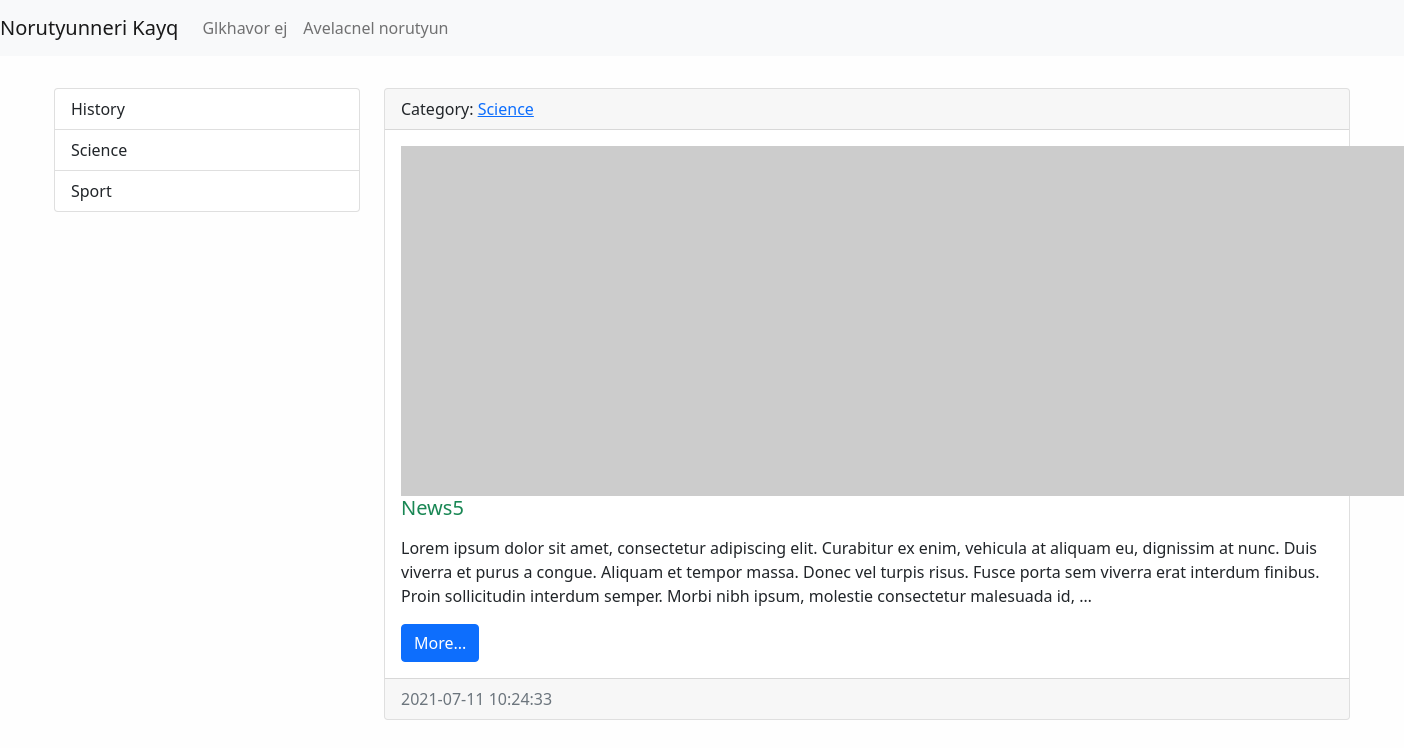
The page /category/2/ on the database as committed earlier.
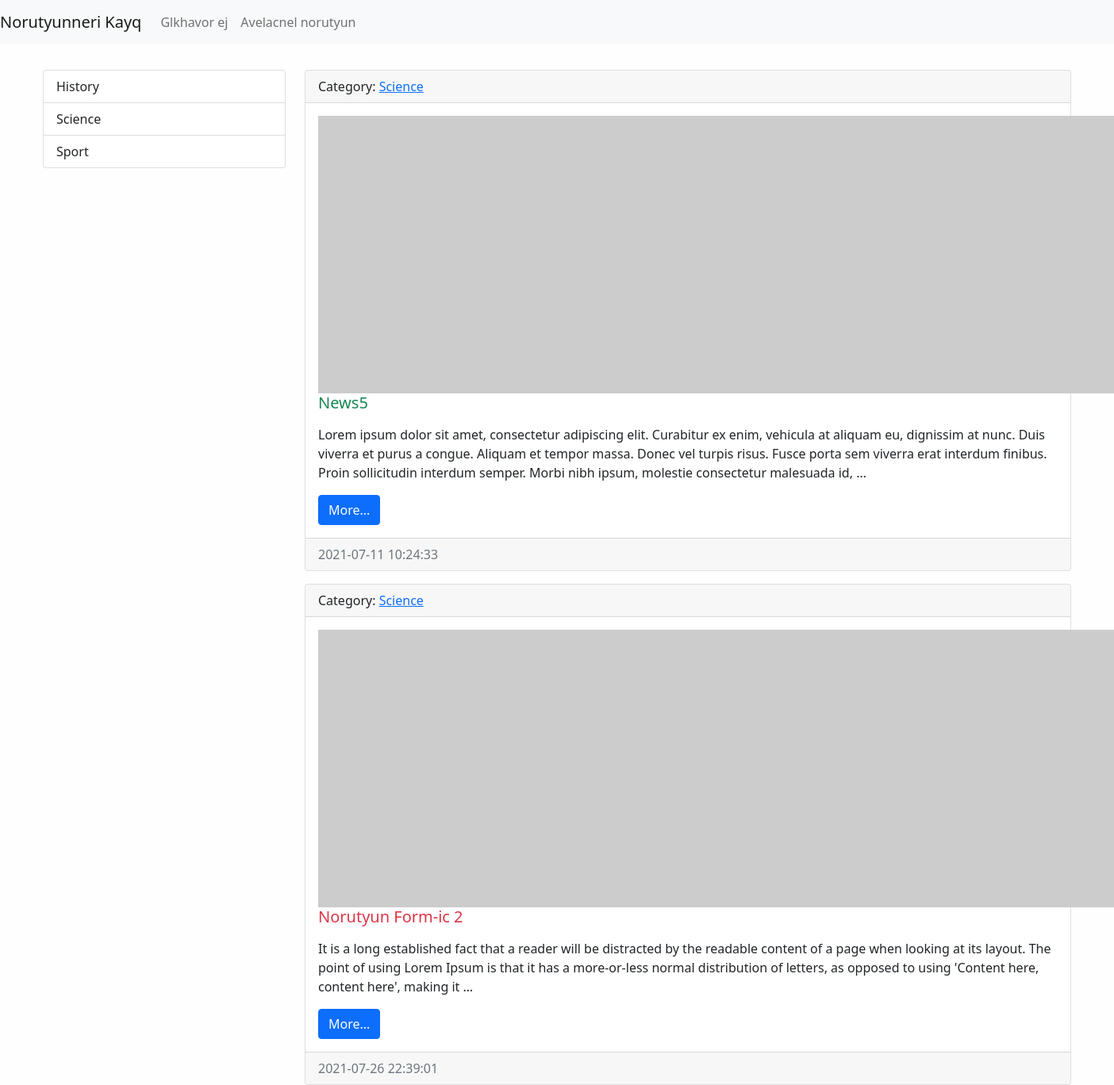
The same page on the database as committed later.
### news/models.py (models this page shows, shortened)
class Category(models.Model):
    title = models.CharField(max_length=150, db_index=True, verbose_name='CATEGORYI ANUN')
    def get_absolute_url(self):
        return reverse('category', kwargs={"category_id": self.pk})
    def __str__(self):
        return self.title
    class Meta:
        verbose_name = "Category"
        verbose_name_plural = "Categoryner"
        ordering = ['title']

class News(models.Model):
    title = models.CharField(max_length=150, verbose_name="ANUN")
    content = models.TextField(blank=True)
    created_at = models.DateTimeField(auto_now_add=True, verbose_name='STEGHTSVEL E')
    updated_at = models.DateTimeField(auto_now=True, verbose_name='POPOKHVEL E')
    photo = models.ImageField(upload_to='photos/%Y/%m/%d/', blank=True)
    is_published = models.BooleanField(default=True, verbose_name='HRATARAKVEL E')
    category = models.ForeignKey('Category', on_delete=models.PROTECT)
    def get_absolute_url(self):
        return reverse('view_news', kwargs={"news_id": self.pk})
    class Meta:
        verbose_name = "Norutyun"  # entavernagira tsarayum(or` add news-y darav add Norutyun...)
        verbose_name_plural = "Norutyunner"  # sa el hognakii depqum(inchin -s er avelacnum` sa kdarna)
        ordering = ['-created_at']  # ev adminki ev modeli sort. hertakanutyuny kpokhvi

### news/views.py (the view)
# urls.py: path('category/<int:category_id>/', get_category, name='category'),
def get_category(request, category_id):
    news = News.objects.filter(category_id=category_id)
    category = Category.objects.get(pk=category_id)
    context = {
        'news': news,
        'category': category
    }
    return render(request, template_name='news/category.html', context=context)

### news/templatetags/news_tags.py (called while the page is built)
@register.inclusion_tag('news/list-categories.html')
def show_categories(arg1="hello", arg2="world"):
    categories = Category.objects.all()
    return {"categories": categories, "arg1": arg1,  "arg2": arg2}

### news/templates/news/category.html (shortened to what this page needs)
{% extends 'base.html' %}
{% block sidebar %}
    {% include 'inc/_sidebar.html' %}
{% endblock %}
{% block content %}
{% for item in news reversed%}
<div class="card mt-3">
    <div class="card-header">
        Category: <a href="{% url 'category' item.category.pk %}"> {{ item.category }} </a>
    </div>
    <div class="card-body">
        <div class="media">
            {% if item.photo %}
            <img alt="" class="mr-3" src="{{ item.photo.url }}" width="350">
            {% else %}
            <img alt="" class="mr-3" src="https://picsum.photos/id/1050/350/235">
            {% endif %}
            <div class="media-body">
                <h5 class="card-title {% cycle  'text-success' 'text-danger'%} ">{{ item.title }}</h5>
                <p class="card-text">{{ item.content|linebreaks|truncatewords:50 }}</p>
                <a class="btn btn-primary" href="{{ item.get_absolute_url }}">More...</a>
            </div>
        </div>
    </div>
    <div class="card-footer text-muted">
        {{ item.created_at|date:'Y-m-d H:i:s' }}
    </div>
</div>
{% empty %}
<p> Oops... </p>
{% lorem 3 p %}
{% endfor %}
{% endblock %}

### news/templates/news/list-categories.html (shortened to what this page needs)
<div class="list-group">
    {% for item in categories %}
    <a class="list-group-item list-group-item-action" href="{{ item.get_absolute_url }}">
        {{ item.title }}</a>
    {% endfor %}
</div>

Rows that differ between the two databases and show on the page:
added News: category "Science", title "Norutyun Form-ic 2", content "It is a long established fact that a reader will be distracted by the readable content of a page when looking at its layout. The point of using Lorem Ipsum is that it has a more-or-less normal distribution of letters, as opposed to using 'Content here, content here', making it …", created_at "2021-07-26 22:39:01"
